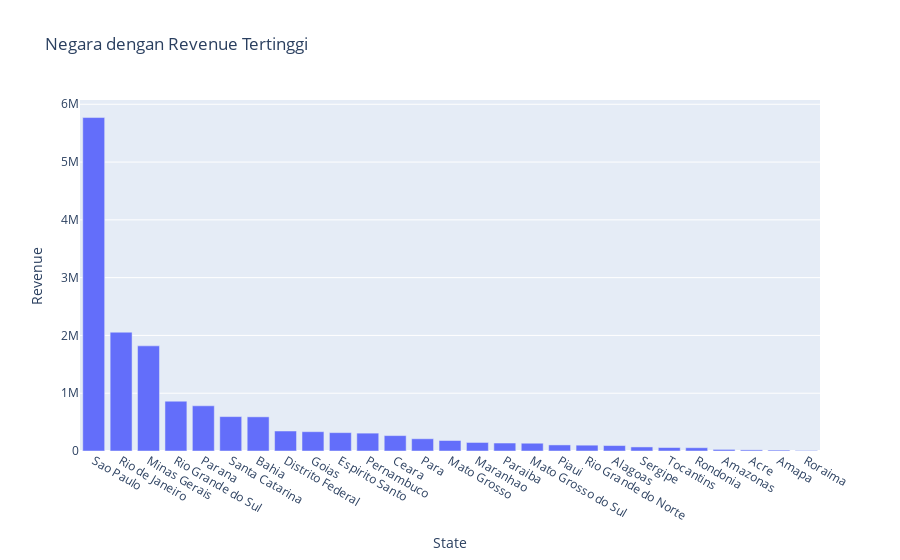

The notebook cell saved with this chart:
### Markdown cell above
### Pertanyaan 1:
Negara bagian mana saja yang memiliki pendapatan tertinggi?

### Code cell
# Create viz1 dataframe for visualization of revenue by state 
viz1 = revenue_by_state

# Create the visualization of revenue by state
fig = px.bar(data_frame=viz1, x='State', y='Revenue', title='Negara dengan Revenue Tertinggi')
fig.show()

### Figure 1 — Plotly figure (JSON) as saved in the notebook; plotly's stock layout.template omitted (floating-point values rounded to 4 significant figures)
{"data": [{"alignmentgroup": "True", "hovertemplate": "State=%{x}<br>Revenue=%{y}<extra></extra>", "legendgroup": "", "marker": {"color": "#636efa", "pattern": {"shape": ""}}, "name": "", "offsetgroup": "", "orientation": "v", "showlegend": false, "textposition": "auto", "type": "bar", "x": ["Sao Paulo", "Rio de Janeiro", "Minas Gerais", "Rio Grande do Sul", "Parana", "Santa Catarina", "Bahia", "Distrito Federal", "Goias", "Espirito Santo", "Pernambuco", "Ceara", "Para", "Mato Grosso", "Maranhao", "Paraiba", "Mato Grosso do Sul", "Piaui", "Rio Grande do Norte", "Alagoas", "Sergipe", "Tocantins", "Rondonia", "Amazonas", "Acre", "Amapa", "Roraima"], "xaxis": "x", "y": [5770000.0, 2056000.0, 1819000.0, 861800.0, 781900.0, 595200.0, 591300.0, 346100.0, 334300.0, 317700.0, 309100.0, 266500.0, 212000.0, 181400.0, 147800.0, 137800.0, 134400.0, 105300.0, 100700.0, 94200.0, 70290.0, 60010.0, 56980.0, 27600.0, 19590.0, 16140.0, 9040.0], "yaxis": "y"}], "layout": {"barmode": "relative", "legend": {"tracegroupgap": 0}, "title": {"text": "Negara dengan Revenue Tertinggi"}, "xaxis": {"anchor": "y", "domain": [0, 1], "title": {"text": "State"}}, "yaxis": {"anchor": "x", "domain": [0, 1], "title": {"text": "Revenue"}}}}
